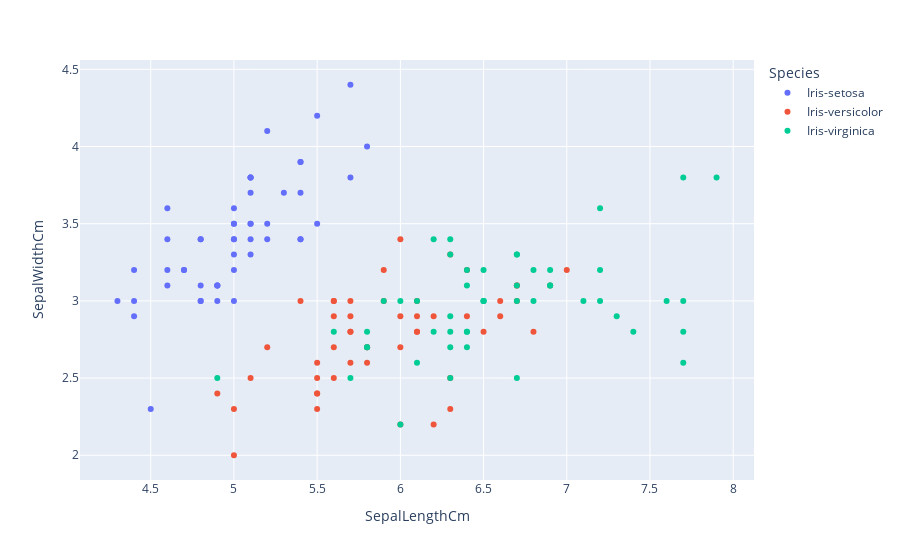

The cell this chart's notebook holds for it:
### Code cell
px.scatter(iris, x="SepalLengthCm", y="SepalWidthCm", color="Species")

### Figure 1 — Plotly figure (JSON) as saved in the notebook; plotly's stock layout.template omitted (floating-point values rounded to 4 significant figures)
{"data": [{"hovertemplate": "Species=Iris-setosa<br>SepalLengthCm=%{x}<br>SepalWidthCm=%{y}<extra></extra>", "legendgroup": "Iris-setosa", "marker": {"color": "#636efa", "symbol": "circle"}, "mode": "markers", "name": "Iris-setosa", "orientation": "v", "showlegend": true, "type": "scatter", "x": [5.1, 4.9, 4.7, 4.6, 5, 5.4, 4.6, 5, 4.4, 4.9, 5.4, 4.8, 4.8, 4.3, 5.8, 5.7, 5.4, 5.1, 5.7, 5.1, 5.4, 5.1, 4.6, 5.1, 4.8, 5, 5, 5.2, 5.2, 4.7, 4.8, 5.4, 5.2, 5.5, 4.9, 5, 5.5, 4.9, 4.4, 5.1, 5, 4.5, 4.4, 5, 5.1, 4.8, 5.1, 4.6, 5.3, 5], "xaxis": "x", "y": [3.5, 3, 3.2, 3.1, 3.6, 3.9, 3.4, 3.4, 2.9, 3.1, 3.7, 3.4, 3, 3, 4, 4.4, 3.9, 3.5, 3.8, 3.8, 3.4, 3.7, 3.6, 3.3, 3.4, 3, 3.4, 3.5, 3.4, 3.2, 3.1, 3.4, 4.1, 4.2, 3.1, 3.2, 3.5, 3.1, 3, 3.4, 3.5, 2.3, 3.2, 3.5, 3.8, 3, 3.8, 3.2, 3.7, 3.3], "yaxis": "y"}, {"hovertemplate": "Species=Iris-versicolor<br>SepalLengthCm=%{x}<br>SepalWidthCm=%{y}<extra></extra>", "legendgroup": "Iris-versicolor", "marker": {"color": "#EF553B", "symbol": "circle"}, "mode": "markers", "name": "Iris-versicolor", "orientation": "v", "showlegend": true, "type": "scatter", "x": [7, 6.4, 6.9, 5.5, 6.5, 5.7, 6.3, 4.9, 6.6, 5.2, 5, 5.9, 6, 6.1, 5.6, 6.7, 5.6, 5.8, 6.2, 5.6, 5.9, 6.1, 6.3, 6.1, 6.4, 6.6, 6.8, 6.7, 6, 5.7, 5.5, 5.5, 5.8, 6, 5.4, 6, 6.7, 6.3, 5.6, 5.5, 5.5, 6.1, 5.8, 5, 5.6, 5.7, 5.7, 6.2, 5.1, 5.7], "xaxis": "x", "y": [3.2, 3.2, 3.1, 2.3, 2.8, 2.8, 3.3, 2.4, 2.9, 2.7, 2, 3, 2.2, 2.9, 2.9, 3.1, 3, 2.7, 2.2, 2.5, 3.2, 2.8, 2.5, 2.8, 2.9, 3, 2.8, 3, 2.9, 2.6, 2.4, 2.4, 2.7, 2.7, 3, 3.4, 3.1, 2.3, 3, 2.5, 2.6, 3, 2.6, 2.3, 2.7, 3, 2.9, 2.9, 2.5, 2.8], "yaxis": "y"}, {"hovertemplate": "Species=Iris-virginica<br>SepalLengthCm=%{x}<br>SepalWidthCm=%{y}<extra></extra>", "legendgroup": "Iris-virginica", "marker": {"color": "#00cc96", "symbol": "circle"}, "mode": "markers", "name": "Iris-virginica", "orientation": "v", "showlegend": true, "type": "scatter", "x": [6.3, 5.8, 7.1, 6.3, 6.5, 7.6, 4.9, 7.3, 6.7, 7.2, 6.5, 6.4, 6.8, 5.7, 5.8, 6.4, 6.5, 7.7, 7.7, 6, 6.9, 5.6, 7.7, 6.3, 6.7, 7.2, 6.2, 6.1, 6.4, 7.2, 7.4, 7.9, 6.4, 6.3, 6.1, 7.7, 6.3, 6.4, 6, 6.9, 6.7, 6.9, 5.8, 6.8, 6.7, 6.7, 6.3, 6.5, 6.2, 5.9], "xaxis": "x", "y": [3.3, 2.7, 3, 2.9, 3, 3, 2.5, 2.9, 2.5, 3.6, 3.2, 2.7, 3, 2.5, 2.8, 3.2, 3, 3.8, 2.6, 2.2, 3.2, 2.8, 2.8, 2.7, 3.3, 3.2, 2.8, 3, 2.8, 3, 2.8, 3.8, 2.8, 2.8, 2.6, 3, 3.4, 3.1, 3, 3.1, 3.1, 3.1, 2.7, 3.2, 3.3, 3, 2.5, 3, 3.4, 3], "yaxis": "y"}], "layout": {"legend": {"title": {"text": "Species"}, "tracegroupgap": 0}, "margin": {"t": 60}, "xaxis": {"anchor": "y", "domain": [0, 1], "title": {"text": "SepalLengthCm"}}, "yaxis": {"anchor": "x", "domain": [0, 1], "title": {"text": "SepalWidthCm"}}}}
